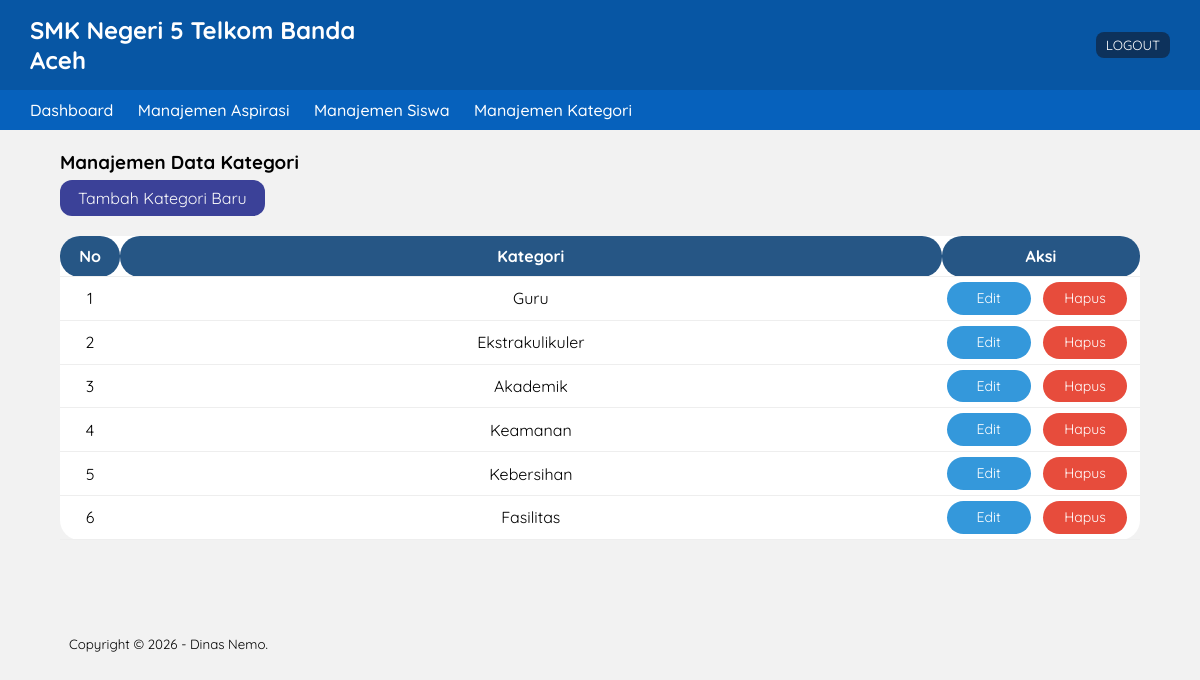
/manajemen_kategori.php (signed in), run on the app's committed database.
### tables this page shows
CREATE TABLE `kategori` (
  `id_kategori` int(5) NOT NULL,
  `ket_kategori` varchar(30) NOT NULL
);

### manajemen_kategori.php (the view, shortened to what this page needs)
<?php
    include 'db.php';
?>
<!DOCTYPE html>
<html lang="en">
<head>
    <link rel="stylesheet" href="css/style.css">
</head>
<body>
    <header>
        <div class="navbar">
            <div class="logo">SMK Negeri 5 Telkom Banda Aceh</div>
            <div class="user">
                <button class="btn-log"><a href="index.php">LOGOUT</a></button>
            </div>
        </div>
        <div class="menu">
            <a href="dashboard.php">Dashboard</a>
            <a href="manajemen_aspirasi.php">Manajemen Aspirasi</a>
            <a href="manajemen_siswa.php">Manajemen Siswa</a>
            <a href="manajemen_kategori.php">Manajemen Kategori</a>
        </div>
    </header>
    <div class="section">
        <div class="container-tabel">
            <h3>Manajemen Data Kategori</h3>
            <a class="btn-tambah" href="tambah_kategori.php">Tambah Kategori Baru</a>
                <table class="table">
                <thead>
                    <tr>
                        <th width="60px">No</th>
                        <th>Kategori</th>
                        <th width="150px">Aksi</th>
                    </tr>
                </thead>
                <tbody>
                    <?php
                        $no = 1;
                        $kategori = mysqli_query($CON, "SELECT * FROM kategori ORDER BY id_kategori DESC");
                        if(mysqli_num_rows($kategori) > 0){
                            while($row = mysqli_fetch_array($kategori)){
                     ?>
                    <tr>
                        <td><?php echo $no++ ?></td>
                        <td><?php echo $row['ket_kategori'] ?></td>
                        <td class="actions">
                            <a class="btn-edit" href="edit_kategori.php?id=<?php echo $row['id_kategori'] ?>">Edit</a>
                            <a class="btn-hapus" href="proses_hapus.php?idk=<?php echo $row['id_kategori'] ?>" onclick="return confirm('HAPUS DATA INI?')">Hapus</a>
                        </td>
                    </tr>
                    <?php }}else{ ?>
                        <tr>
                            <td colspan="3">Tidak ada data</td>
                        </tr>
                    <?php } ?>
                </tbody>
            </table>
            </div>
        </div>
        <footer>
            <div class="container">
                <small>Copyright &copy; 2026 - Dinas Nemo.</small>
            </div>
</body>
</html>

### css/style.css (style rules this page uses)
* { margin: 0; padding: 0; box-sizing: border-box; font-family: 'Quicksand', sans-serif; }
body { background: #f2f2f2; }
a { text-decoration: none; }
.navbar { background: #0756a4; color: white; padding: 15px 30px; display: flex; justify-content: space-between; align-items: center; }
.navbar a { color: white; text-decoration: none; }
.menu { background: #0661bc; padding: 10px 30px; }
.menu a { color: white; margin-right: 20px; text-decoration: none; }
.logo { font-size: 24px; font-weight: bold; margin-right: 62%; }
.menu { font-size: 16px; font-weight: 500; text-decoration: none; margin-right: 15px; width: 100%; }
.btn-log { padding: 5px 10px; background-color: #0d325c; color: #fff; border: none; border-radius: 8px; cursor: pointer; text-decoration: none; }
.container-tabel { width: 90%; margin: 0 auto; overflow: hidden; }
.container { width: 90%; padding-top: 2%; margin: 0 auto; overflow: hidden; }
.container ::after { content: ""; display: block; clear: both; }
footer { padding: 10px; margin-top: 20px; }
.table { width: 100%; background: white; border-radius: 20px; }
.table td { padding: 10px; text-align: center; border-radius: 20px; }
.table th { background: #265685; color: white; border-radius: 20px; }
.table { width: 100%; margin-top: 20px; margin-bottom: 20px; }
.table tr { border-bottom: 1px solid #ccc; height: 40px; border-radius: 20px; }
.table tr td { padding: 5px; }
.btn-hapus, .btn-edit, .btn-view { display: inline-block; padding: 8px 14px; min-width: 84px; text-decoration: none; border-radius: 20px; color: #fff; text-align: center; margin-right: 8px; white-space: nowrap; box-sizing: border-box; font-size: 14px; line-height: 1.2; }
.btn-edit { background: #3498db; }
.btn-hapus { background: #e74c3c; }
td.actions, td.actions a { white-space: nowrap; }
.btn-tambah { display: inline-block; padding: 8px 18px; background-color: #3b4198; color: #fafafa; border: none; cursor: pointer; border-radius: 12px; text-decoration: none; line-height: normal; vertical-align: middle; margin-top: 6px; box-sizing: border-box; }
.section { padding: 20px 0; }
table { width: 100%; border-collapse: collapse; }
table th, table td { padding: 10px; border-bottom: 1px solid #eee; }

### data on the page
kategori: ket_kategori "Guru"
kategori: ket_kategori "Ekstrakulikuler"
kategori: ket_kategori "Akademik"
kategori: ket_kategori "Keamanan"
kategori: ket_kategori "Kebersihan"
kategori: ket_kategori "Fasilitas"
